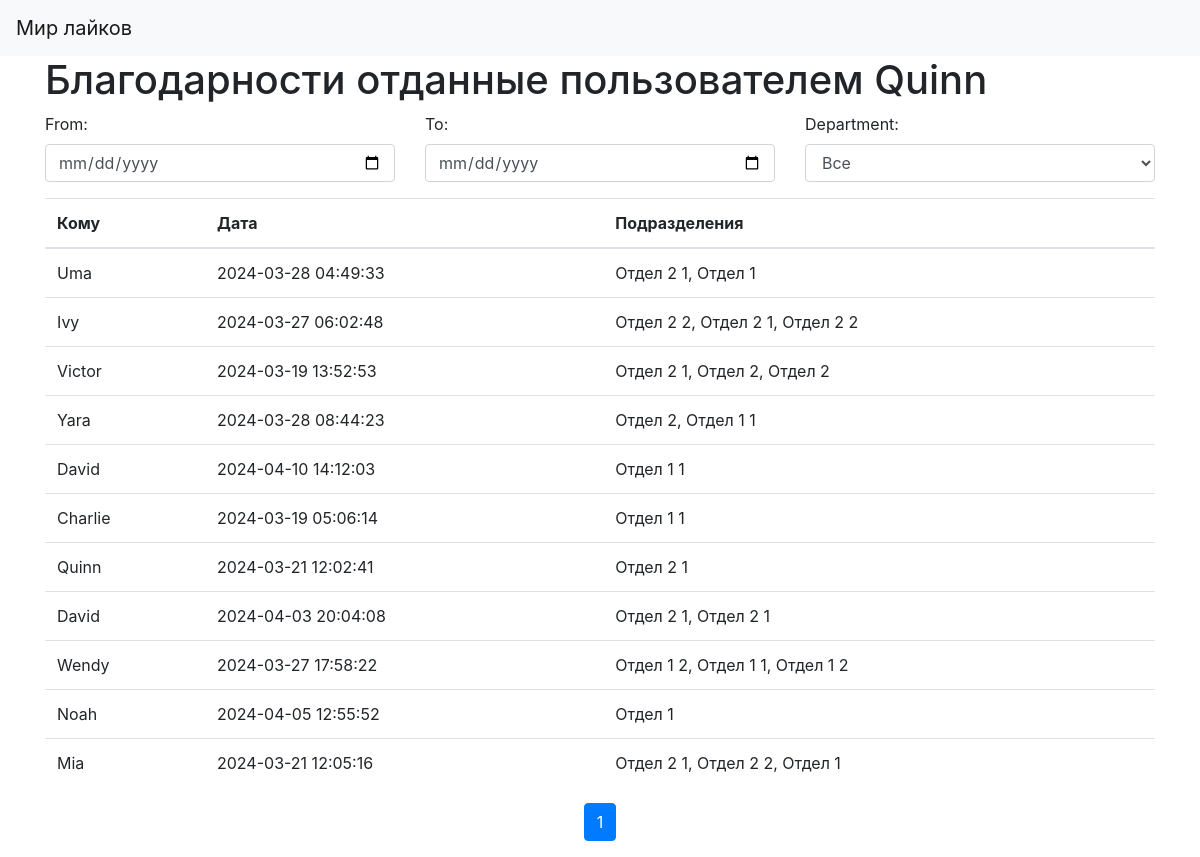
The page /thanks-given.php?id=3 on the database its author committed.
### tables this page shows
CREATE TABLE User (
                id INTEGER PRIMARY KEY,
                name TEXT,
                password TEXT);

CREATE TABLE Thank (
                id INTEGER PRIMARY KEY,
                user_from_id INTEGER,
                user_to_id INTEGER,
                date DATETIME,
                FOREIGN KEY(user_from_id) REFERENCES User(id),
                FOREIGN KEY(user_to_id) REFERENCES User(id));

### database.php (called while the page is built, shortened)
<?php
function db_getUserById($userId) {
    $db = new PDO('sqlite:mydatabase.db');
    $query = $db->prepare("SELECT * FROM User WHERE id = :id");
    $query->bindParam(':id', $userId);
    $query->execute();
    $user = $query->fetch(PDO::FETCH_ASSOC);
    return $user;
}
function db_given_thanks($user_from_id) {
    $db = new PDO('sqlite:mydatabase.db');
    $query = $db->prepare("SELECT * FROM Thank WHERE user_from_id = :user_from_id");
    $query->bindParam(':user_from_id', $user_from_id);
    $query->execute();
    $thanks = $query->fetchAll(PDO::FETCH_ASSOC);
    return $thanks;
}
function db_getUserDepartments($userId) {
    $db = new PDO('sqlite:mydatabase.db');
    $query = $db->prepare("SELECT Department.name FROM Department
                               INNER JOIN User_Department ON Department.id = User_Department.department_id
                               WHERE User_Department.user_id = :userId");
    $query->bindParam(':userId', $userId);
    $query->execute();
    $departments = $query->fetchAll(PDO::FETCH_COLUMN);
    return $departments;
}

### functions.php (called while the page is built, shortened)
<?php
function filterThanksByDepartmentGiven($thanks, $department_id) {
    $db = new PDO('sqlite:mydatabase.db');
    $query = "SELECT * FROM Thank
              WHERE user_to_id IN (
                  SELECT user_id FROM User_Department
                  WHERE department_id = :department_id
              ) OR :department_id IS NULL";
    $query = $db->prepare($query);
    $query->bindValue(':department_id', $department_id);
    $query->execute();
    $filteredThanks = $query->fetchAll(PDO::FETCH_ASSOC);
    $thanksIds = array_column($thanks, 'id');
    $filteredThanks = array_filter($filteredThanks, function ($item) use ($thanksIds) {
        return in_array($item['id'], $thanksIds);
    });
    return $filteredThanks;
}
function pageFilter($thanks, $currentPage) {
    $itemsPerPage = 20;
    $totalItems = count($thanks);
    $totalPages = ceil($totalItems / $itemsPerPage);
    $offset = ($currentPage - 1) * $itemsPerPage;
    $pagedArray = array_slice($thanks, $offset, $itemsPerPage);
    return [
        'thanks' => $pagedArray,
        'total_pages' => $totalPages
    ];
}

### thanks-given.php (the view, shortened to what this page needs)
<?php
require_once 'database.php';
require_once 'functions.php';
$user_id = $_GET['id'];
$currentPage = $_GET['page'] ?? 1;
$current_department = $_GET['department'] ?? null;
$dateFrom = $_GET['dateFrom'] ?? null;
$dateTo = $_GET['dateTo'] ?? null;
$user = db_getUserById($user_id);
$thanks = db_given_thanks($user_id);
$thanks = filterThanksByDate($thanks, $dateFrom, $dateTo);
$thanks = filterThanksByDepartmentGiven($thanks, $current_department);
$thanks = pageFilter($thanks, $currentPage);
?>
<!DOCTYPE html>
<html lang="en">
<head>
    <link href="https://stackpath.bootstrapcdn.com/bootstrap/4.5.2/css/bootstrap.min.css" rel="stylesheet">
</head>
<body>
<nav class="navbar navbar-expand-lg navbar-light bg-light">
    <a class="navbar-brand" href="/">Мир лайков</a>
</nav>
<div class="container">
    <h1>Благодарности отданные пользователем <?php echo $user['name']; ?></h1>
    <div class="row mb-3">
        <div class="col-md-4">
            <label for="dateFrom">From:</label>
            <input type="date" class="form-control" id="dateFrom" value="<?php echo isset($_GET['dateFrom']) ? date('Y-m-d', $_GET['dateFrom']) : ''; ?>">
        </div>
        <div class="col-md-4">
            <label for="dateTo">To:</label>
            <input type="date" class="form-control" id="dateTo" value="<?php echo isset($_GET['dateTo']) ? date('Y-m-d', $_GET['dateTo']) : ''; ?>">
        </div>
        <div class="col-md-4">
            <label for="department">Department:</label>
            <select class="form-control" id="department">
                <option value="">Все</option>
            </select>
        </div>
    </div>
    <table class="table">
        <thead>
        <tr>
            <th>Кому</th>
            <th>Дата</th>
            <th>Подразделения</th>
        </tr>
        </thead>
        <tbody id="tableBody">
        <?php foreach ($thanks['thanks'] as $thank) {
            $to_user = db_getUserById($thank['user_to_id']);
            $departments = db_getUserDepartments($to_user['id']);
            $departments = implode(", ", $departments);
            ?>
            <tr>
                <td><?php echo $to_user['name']?></td>
                <td><?php echo $thank['date']?></td>
                <td><?php echo $departments?></td>
            </tr>
            <?php
        }?>
        </tbody>
    </table>
    <ul class="pagination justify-content-center" id="pagination">
        <?php for ($i = 1; $i <= $thanks['total_pages']; $i++) {
            $activeClass = ($i == $currentPage) ? ' active' : '';
            echo '<li class="page-item' . $activeClass . '"><a class="page-link" value="' . $i . '">' . $i . '</a></li>';
        }?>
    </ul>
</div>
</body>
</html>

### rows shown on the page
user: name "Quinn"
thank: user_to.name "Uma", date "2024-03-28 04:49:33", departments "Отдел 2 1, Отдел 1"
thank: user_to.name "Ivy", date "2024-03-27 06:02:48", departments "Отдел 2 2, Отдел 2 1, Отдел 2 2"
thank: user_to.name "Victor", date "2024-03-19 13:52:53", departments "Отдел 2 1, Отдел 2, Отдел 2"
thank: user_to.name "Yara", date "2024-03-28 08:44:23", departments "Отдел 2, Отдел 1 1"
thank: user_to.name "David", date "2024-04-10 14:12:03", departments "Отдел 1 1"
thank: user_to.name "Charlie", date "2024-03-19 05:06:14", departments "Отдел 1 1"
thank: user_to.name "Quinn", date "2024-03-21 12:02:41", departments "Отдел 2 1"
thank: user_to.name "David", date "2024-04-03 20:04:08", departments "Отдел 2 1, Отдел 2 1"
thank: user_to.name "Wendy", date "2024-03-27 17:58:22", departments "Отдел 1 2, Отдел 1 1, Отдел 1 2"
thank: user_to.name "Noah", date "2024-04-05 12:55:52", departments "Отдел 1"
thank: user_to.name "Mia", date "2024-03-21 12:05:16", departments "Отдел 2 1, Отдел 2 2, Отдел 1"
